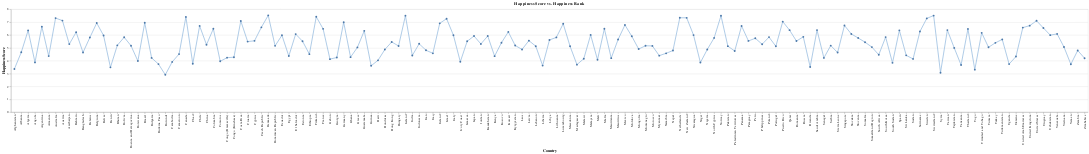

The notebook cell saved with this chart:
### Markdown cell above
## 4. Gráfica de línea de happiness score por país

### Code cell
graph4 = (
    alt.Chart(df)
    .mark_line(color=colors[4], point=True)
    .encode(
        x="Country:O", y="Happiness Score:Q", tooltip=["Country", "Happiness Score"]
    )
    .properties(title="Happiness Score vs. Happiness Rank")
)
graph4.display(width=1200, height=400)

### Figure 1 — Vega-Lite specification as saved in the notebook (floating-point values rounded to 4 significant figures; data arrays with more than 128 entries replaced by an {"elided": "..."} marker saying what was removed)
{"config": {"view": {"continuousWidth": 300, "continuousHeight": 300}}, "data": {"name": "data-5e601643f147ccceb8cef2df73f91dfd"}, "mark": {"type": "line", "color": "#8cb4dc", "point": true}, "encoding": {"tooltip": [{"field": "Country", "type": "nominal"}, {"field": "Happiness Score", "type": "quantitative"}], "x": {"field": "Country", "type": "ordinal"}, "y": {"field": "Happiness Score", "type": "quantitative"}}, "title": "Happiness Score vs. Happiness Rank", "$schema": "https://vega.github.io/schema/vega-lite/v5.8.0.json", "datasets": {"data-5e601643f147ccceb8cef2df73f91dfd": {"elided": "157 records"}}}
